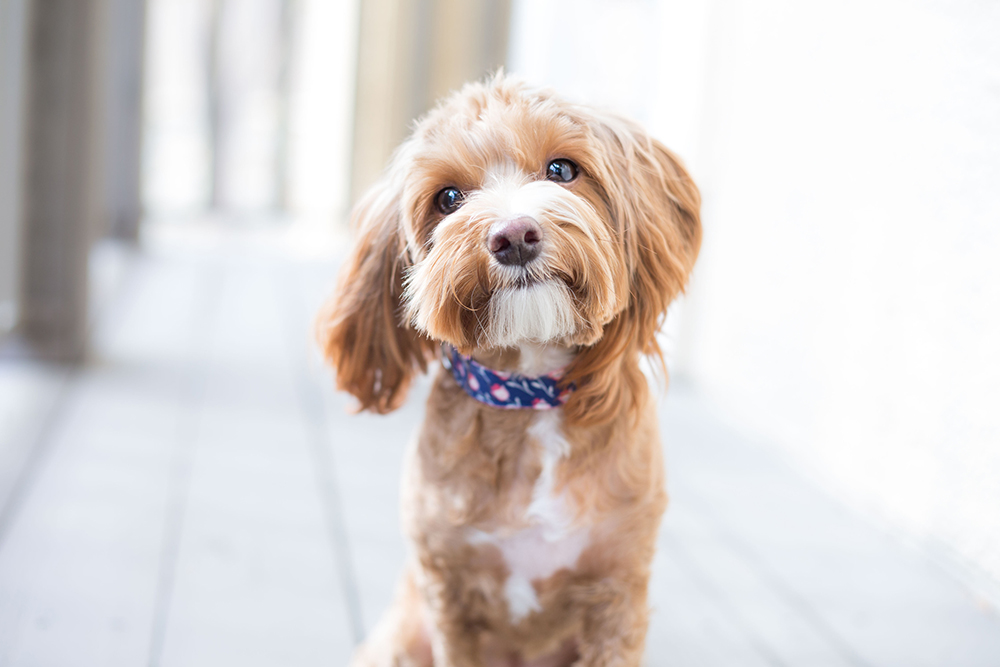
#> input picture photos/dog-large.jpg, 1000 x 667 px
$ python cv3.py
#> lines starting #> are read from the running program, lines starting #| are printed output that depends on the picture
#Changing resoultion and rescaling frame
import cv2 as cv

def changeRes(width,height): #works for live videos only
    capture.set(3,width)
    capture.set(4,height)

def rescaleFrame(frame,scale=0.75):     #works for both video and photos and live videos
    width = int(frame.shape[1] * scale)
    height = int(frame.shape[1] * scale)

    dimensions = (width,height)

    return cv.resize(frame,dimensions,interpolation=cv.INTER_AREA)


img = cv.imread('photos/dog-large.jpg')
#> img is the input picture: shape (667, 1000, 3); mean B, G, R 209.1, 211.2, 217.6
resized_img = rescaleFrame(img)
#> in rescaleFrame, `return cv.resize(frame,dimensions,interpolation=cv.INTER_AREA)`:
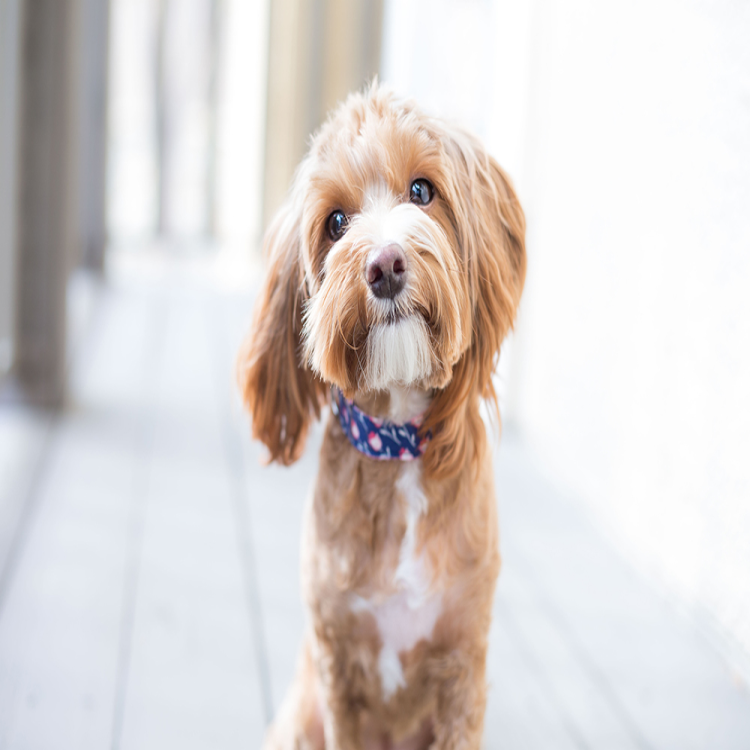
#> returned value: shape (750, 750, 3); mean of channels 0, 1, 2 209, 211.2, 217.5; drawn as B, G, R
cv.imshow('Dog',img)
cv.imshow('Dog-resized',resized_img)


capture = cv.VideoCapture('videos/dog-video.mp4')

while True:
    isTrue, frame  =  capture.read()
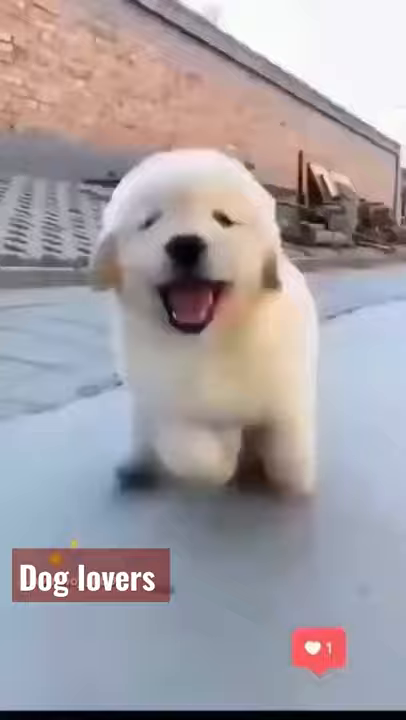
#> input picture frame 0 of videos/dog-video.mp4, 406 x 720 px
#> frame is the input picture: shape (720, 406, 3); mean B, G, R 163.5, 158.7, 165.4

    frame_resize = rescaleFrame(frame,0.2)
#> call 2 of rescaleFrame, with scale = 0.2
#> in rescaleFrame (call 2), `return cv.resize(frame,dimensions,interpolation=cv.INTER_AREA)`:
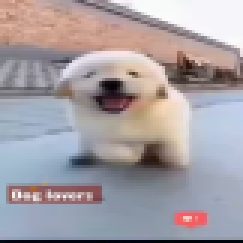
#> returned value: shape (81, 81, 3) (shown 3 times larger); mean of channels 0, 1, 2 163.5, 158.7, 165.4; drawn as B, G, R

    cv.imshow('Video', frame)
    cv.imshow('Video_resized', frame_resize)

    if cv.waitKey(20) & 0xFF==ord('d'):
#> (key Esc is pressed here)
        break

capture.release()
cv.destroyAllWindows()
